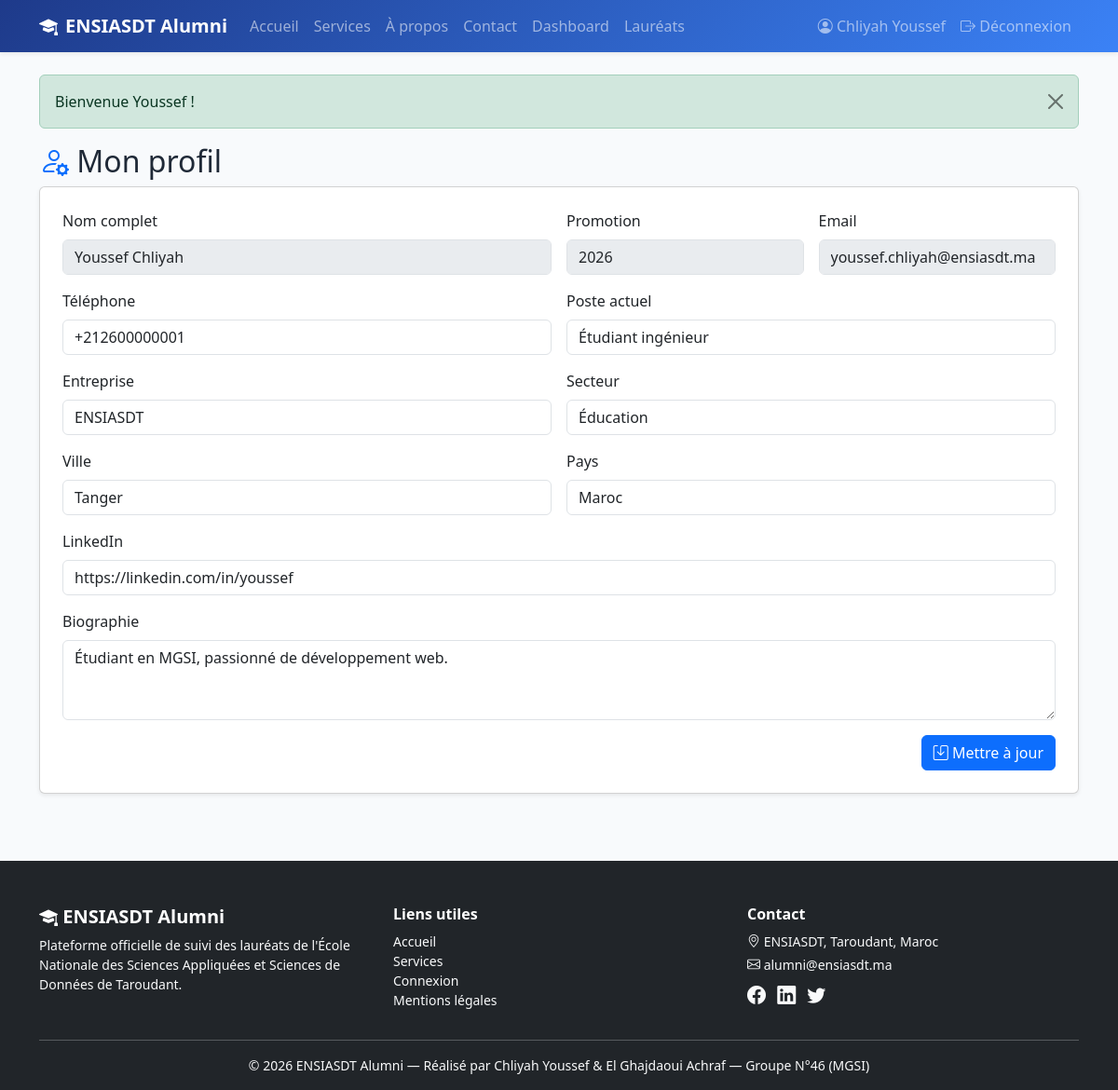
Page /pages/profil.php (signed in) on the committed database.
### tables this page shows
CREATE TABLE laureats (
    id              INT AUTO_INCREMENT PRIMARY KEY,
    utilisateur_id  INT NULL,
    nom             VARCHAR(80)  NOT NULL,
    prenom          VARCHAR(80)  NOT NULL,
    email           VARCHAR(150) NOT NULL,
    telephone       VARCHAR(30)  DEFAULT '',
    promotion       INT          NOT NULL,
    poste_actuel    VARCHAR(150) DEFAULT '',
    entreprise      VARCHAR(150) DEFAULT '',
    secteur         VARCHAR(100) DEFAULT '',
    ville           VARCHAR(80)  DEFAULT '',
    pays            VARCHAR(80)  DEFAULT 'Maroc',
    linkedin        VARCHAR(255) DEFAULT '',
    biographie      TEXT,
    created_at      TIMESTAMP    DEFAULT CURRENT_TIMESTAMP,
    INDEX idx_promotion (promotion),
    INDEX idx_secteur (secteur),
    CONSTRAINT fk_laureat_user FOREIGN KEY (utilisateur_id)
        REFERENCES utilisateurs(id) ON DELETE SET NULL
);

### config.php (called while the page is built, shortened)
<?php
function e($value) {
    return htmlspecialchars((string)$value, ENT_QUOTES, 'UTF-8');
}

### pages/profil.php (the view, shortened to what this page needs)
<?php
require_once __DIR__ . '/../config.php';
require_once __DIR__ . '/../includes/functions.php';
$uid = (int)$_SESSION['user_id'];
$stmt = $pdo->prepare('SELECT * FROM laureats WHERE utilisateur_id = :u');
$stmt->execute([':u' => $uid]);
$l = $stmt->fetch();
require_once __DIR__ . '/../includes/header.php';
?>
<div class="container py-4">
    <h2><i class="bi bi-person-gear text-primary"></i> Mon profil</h2>
    <?php if (!$l): ?>
        <div class="alert alert-warning">Aucune fiche lauréat liée à ce compte.</div>
    <?php else: ?>
    <form method="post" class="card p-4 shadow-sm">
        <div class="row g-3">
            <div class="col-md-6"><label class="form-label">Nom complet</label>
                <input class="form-control" disabled value="<?= e($l['prenom'].' '.$l['nom']) ?>"></div>
            <div class="col-md-3"><label class="form-label">Promotion</label>
                <input class="form-control" disabled value="<?= e($l['promotion']) ?>"></div>
            <div class="col-md-3"><label class="form-label">Email</label>
                <input class="form-control" disabled value="<?= e($l['email']) ?>"></div>
            <div class="col-md-6"><label class="form-label">Téléphone</label><input name="telephone" class="form-control" value="<?= e($l['telephone']) ?>"></div>
            <div class="col-md-6"><label class="form-label">Poste actuel</label><input name="poste_actuel" class="form-control" value="<?= e($l['poste_actuel']) ?>"></div>
            <div class="col-md-6"><label class="form-label">Entreprise</label><input name="entreprise" class="form-control" value="<?= e($l['entreprise']) ?>"></div>
            <div class="col-md-6"><label class="form-label">Secteur</label>
                <input name="secteur" class="form-control" list="lst-sec" value="<?= e($l['secteur']) ?>">
                <datalist id="lst-sec"><option>Informatique</option><option>Banque</option><option>Télécoms</option><option>Industrie</option><option>Conseil</option><option>Énergie</option></datalist></div>
            <div class="col-md-6"><label class="form-label">Ville</label><input name="ville" class="form-control" value="<?= e($l['ville']) ?>"></div>
            <div class="col-md-6"><label class="form-label">Pays</label><input name="pays" class="form-control" value="<?= e($l['pays']) ?>"></div>
            <div class="col-12"><label class="form-label">LinkedIn</label><input name="linkedin" class="form-control" value="<?= e($l['linkedin']) ?>"></div>
            <div class="col-12"><label class="form-label">Biographie</label><textarea name="biographie" rows="3" class="form-control"><?= e($l['biographie']) ?></textarea></div>
            <div class="col-12 text-end"><button class="btn btn-primary"><i class="bi bi-save"></i> Mettre à jour</button></div>
        </div>
    </form>
    <?php endif; ?>
</div>
<?php require_once __DIR__ . '/../includes/footer.php'; ?>

### css/style.css (style rules this page uses)
:root { --primary: #1e3a8a; --primary-light: #3b82f6; --accent: #f59e0b; --bg-soft: #f8fafc; }
body { font-family: 'Segoe UI', Tahoma, sans-serif; background: var(--bg-soft); color: #1f2937; display: flex; flex-direction: column; min-height: 100vh; }

### rows in the picture
laureats: prenom+nom "Youssef Chliyah", promotion "2026", email "youssef.chliyah@ensiasdt.ma", telephone "+212600000001", poste_actuel "Étudiant ingénieur", entreprise "ENSIASDT", secteur "Éducation", ville "Tanger", pays "Maroc", linkedin "https://linkedin.com/in/youssef", biographie "Étudiant en MGSI, passionné de développement web."

### other values in the picture
$nom "Chliyah Youssef"
$f['msg'] "Bienvenue Youssef !"
